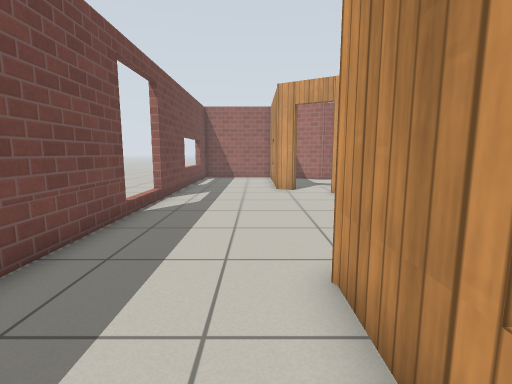
view 1 (above)

12 first-person views from a walk through a world built for the Gazebo simulator. The camera is 0.89 m above the floor, tilts 8° down and sees 85° across. The floor is counted in squares, 0.5 m on a side. Each view is taken from the middle of a square. On the plan, view 1 faces up. The plan holds only what a view shows up to about 15 squares ahead; the rest is blank. Simple patterns stand in for the simulator's built-in surfaces.

view 2
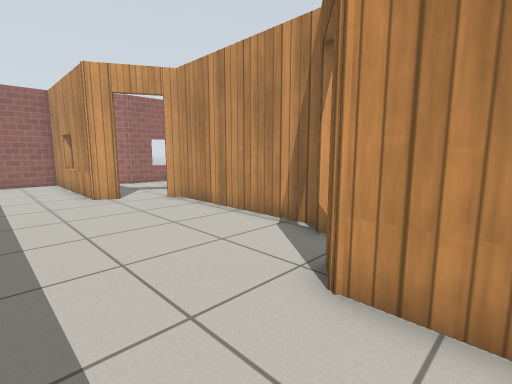

view 3
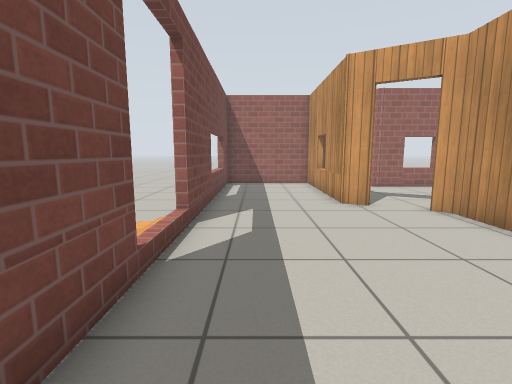

view 4
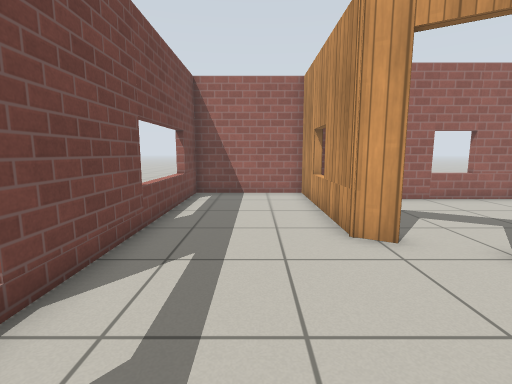

view 5
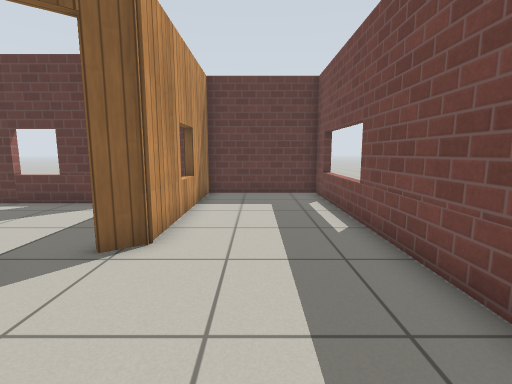

view 6
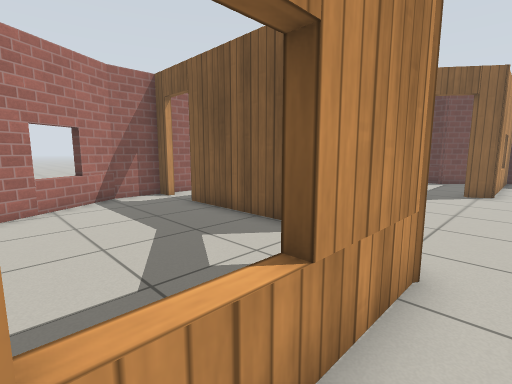

view 7
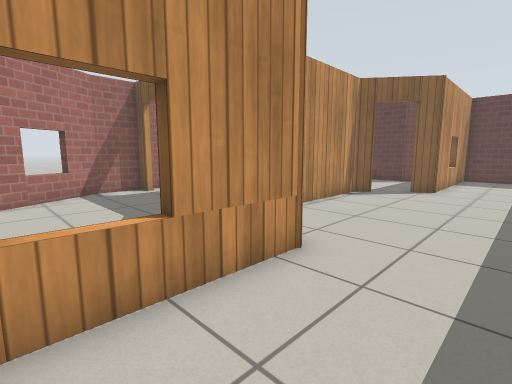

view 8
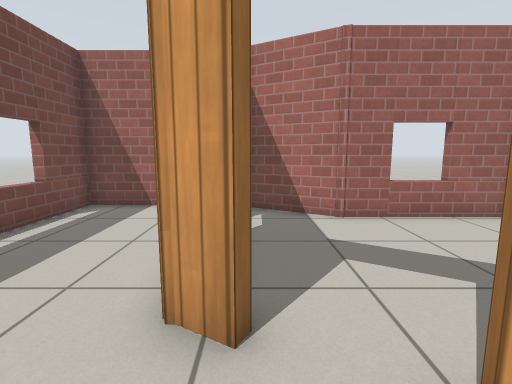

view 9
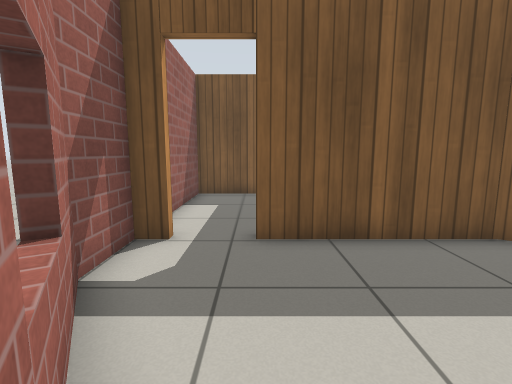

view 10
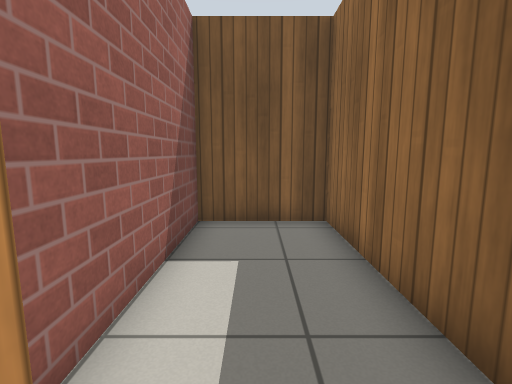

view 11
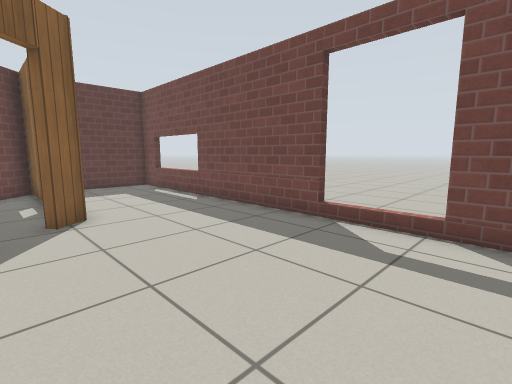

view 12
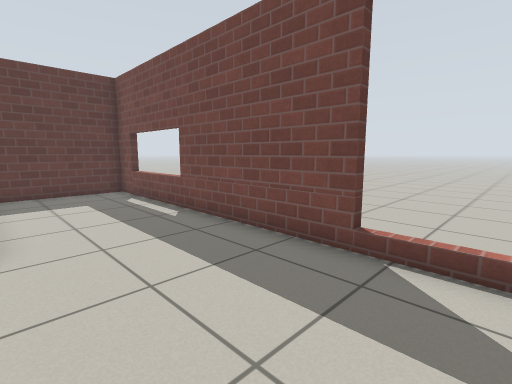

### Floor plan
Points are (right, up) in squares from view 1. A wall is a line through its corners. A room is listed if a view was taken in it or the views show most of it. See-through windows are left out.
Room 1 (views 1, 2, 3, 4, 5, 6, 7, 8, 11, 12)
walls: (-3.7, 8.8) (-3.7, -3.4) (1.2, -3.4) (2.5, -2.1); (1.8, 13.3) (1.1, 13.7) (1.1, 20.4) (-3.7, 20.4) (-3.7, 10.4); (3.2, 5.3) (3.8, 5.8) (3.8, 12.2) (3.4, 12.4); (1.1, -3.4) (1.1, 3.7) (1.9, 4.3)
ways out: open door at (2.5, 13) to room 2; open door at (2, 4); open door at (3, 5); gap at (-4, 8); gap at (-4, 11)
Room 2 (views 9, 10)
walls: (9, 18.6) (4.3, 18.6) (1.7, 20.1); (3.8, 12.4) (9, 12.4); (10.8, 12.4) (11.5, 12.4) (11.5, 14.2) (9.5, 17.7)
ways out: open door at (2.5, 13) to room 1; open door at (9.5, 12) to room 3
Room 3 (no view inside)
walls: (8.2, 11.2) (8.2, 5.8) (11.5, 5.8) (11.5, 11.9)
ways out: open door at (9.5, 12) to room 2

Where each view was taken, in squares from view 1:
view 1: 0 up, 0 right, facing up
view 2: 2 up, 2 left, facing up-right
view 3: 4 up, 2 left, facing up
view 4: 8 up, 1 left, facing up
view 5: 9 up, 1 left, facing down
view 6: 18 up, 0 right, facing down-right
view 7: 18 up, 2 left, facing down-right
view 8: 11 up, 2 right, facing up
view 9: 18 up, 9 right, facing down
view 10: 13 up, 10 right, facing down
view 11: 12 up, 3 right, facing down-left
view 12: 10 up, 1 right, facing down-left
